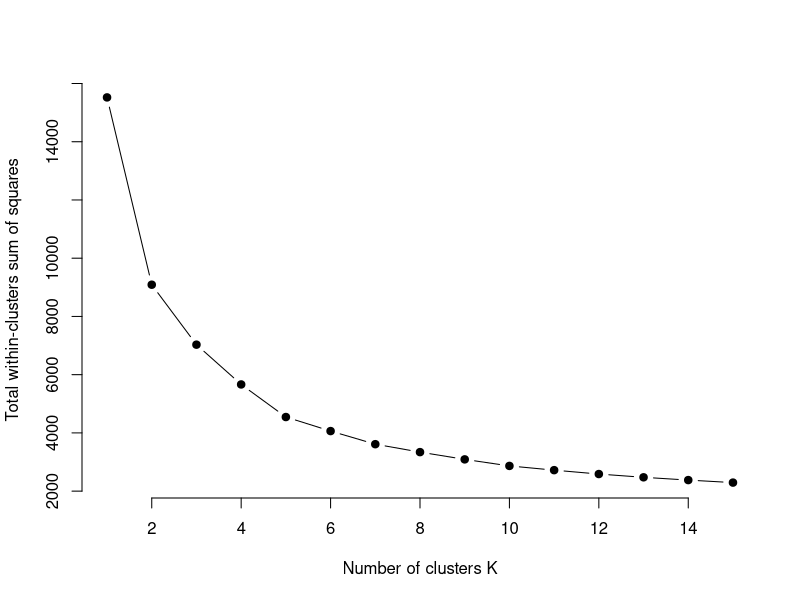
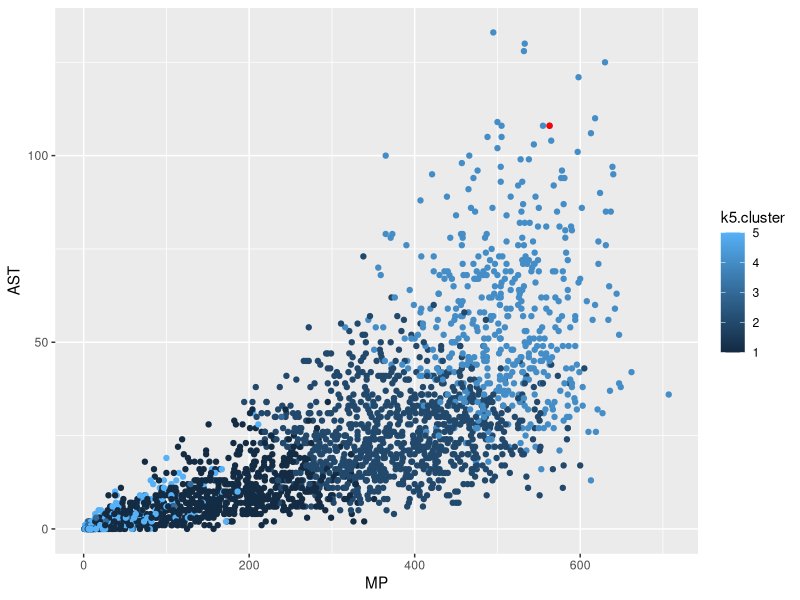
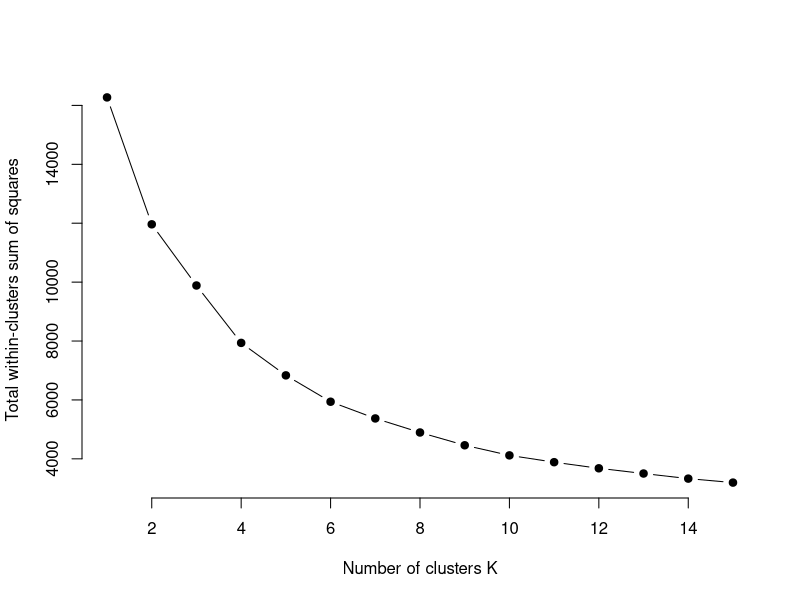

Here is the R script that generated these plots, in order:
## ---- chunk 1
library(tidyverse)
library(cluster)

set.seed(1234)
## ---- chunk 2
players <- read_csv("data/players20.csv")
## ---- chunk 3
playersselected <- players %>% 
  filter(MP>0) %>% filter(Pos == "G") %>% 
  select(Player, Team, Pos, MP, `FG%`, `3P%`, AST, TOV, PTS) %>% 
  na.omit() 
## ---- chunk 4
playersscaled <- playersselected %>% 
  select(MP, `FG%`, `3P%`, AST, TOV, PTS) %>% 
  mutate_all(scale) %>% 
  na.omit()
## ---- chunk 5
# function to compute total within-cluster sum of square 
wss <- function(k) {
  kmeans(playersscaled, k, nstart = 10 )$tot.withinss
}

# Compute and plot wss for k = 1 to k = 15
k.values <- 1:15

# extract wss for 2-15 clusters
wss_values <- map_dbl(k.values, wss)

plot(k.values, wss_values,
       type="b", pch = 19, frame = FALSE, 
       xlab="Number of clusters K",
       ylab="Total within-clusters sum of squares")
## ---- chunk 6
k5 <- kmeans(playersscaled, centers = 5, nstart = 25)
## ---- chunk 7
k5
## ---- chunk 8
playercluster <- data.frame(playersselected, k5$cluster) 
## ---- chunk 9
cm <- playercluster %>% filter(Player == "Cameron Mack")
## ---- chunk 10
ggplot() + 
  geom_point(data=playercluster, aes(x=MP, y=AST, color=k5.cluster)) + 
  geom_point(data=cm, aes(x=MP, y=AST), color="red")
## ---- chunk 11
big10 <- c("Nebraska Cornhuskers", "Iowa Hawkeyes", "Minnesota Golden Gophers", "Illinois Fighting Illini", "Northwestern Wildcats", "Wisconsin Badgers", "Indiana Hoosiers", "Purdue Boilermakers", "Ohio State Buckeyes", "Michigan Wolverines", "Michigan State Spartans", "Penn State Nittany Lions", "Rutgers Scarlet Knights", "Maryland Terrapins")

playercluster %>% filter(k5.cluster == 4) %>% filter(Team %in% big10) %>% arrange(desc(MP))
## ---- chunk 12
playersadvanced <- players %>% 
  filter(MP>0) %>% 
  filter(Pos == "G") %>% 
  select(Player, Team, Pos, PER, `TS%`, PProd, `AST%`, `WS/40`, BPM) %>% 
  na.omit() 
## ---- chunk 13
playersadvscaled <- playersadvanced %>% 
  select(PER, `TS%`, PProd, `AST%`, `WS/40`, BPM) %>% 
  mutate_all(scale) %>% 
  na.omit()
## ---- chunk 14
# function to compute total within-cluster sum of square 
wss <- function(k) {
  kmeans(playersadvscaled, k, nstart = 10 )$tot.withinss
}

# Compute and plot wss for k = 1 to k = 15
k.values <- 1:15

# extract wss for 2-15 clusters
wss_values <- map_dbl(k.values, wss)

plot(k.values, wss_values,
       type="b", pch = 19, frame = FALSE, 
       xlab="Number of clusters K",
       ylab="Total within-clusters sum of squares")
## ---- chunk 15
advk5 <- kmeans(playersadvscaled, centers = 5, nstart = 25)
## ---- chunk 16
advk5
## ---- chunk 17
playeradvcluster <- data.frame(playersadvanced, advk5$cluster) 
## ---- chunk 18
playeradvcluster %>% 
  filter(advk5.cluster == 5) %>% 
  filter(Team %in% big10) %>% 
  arrange(desc(PProd))

